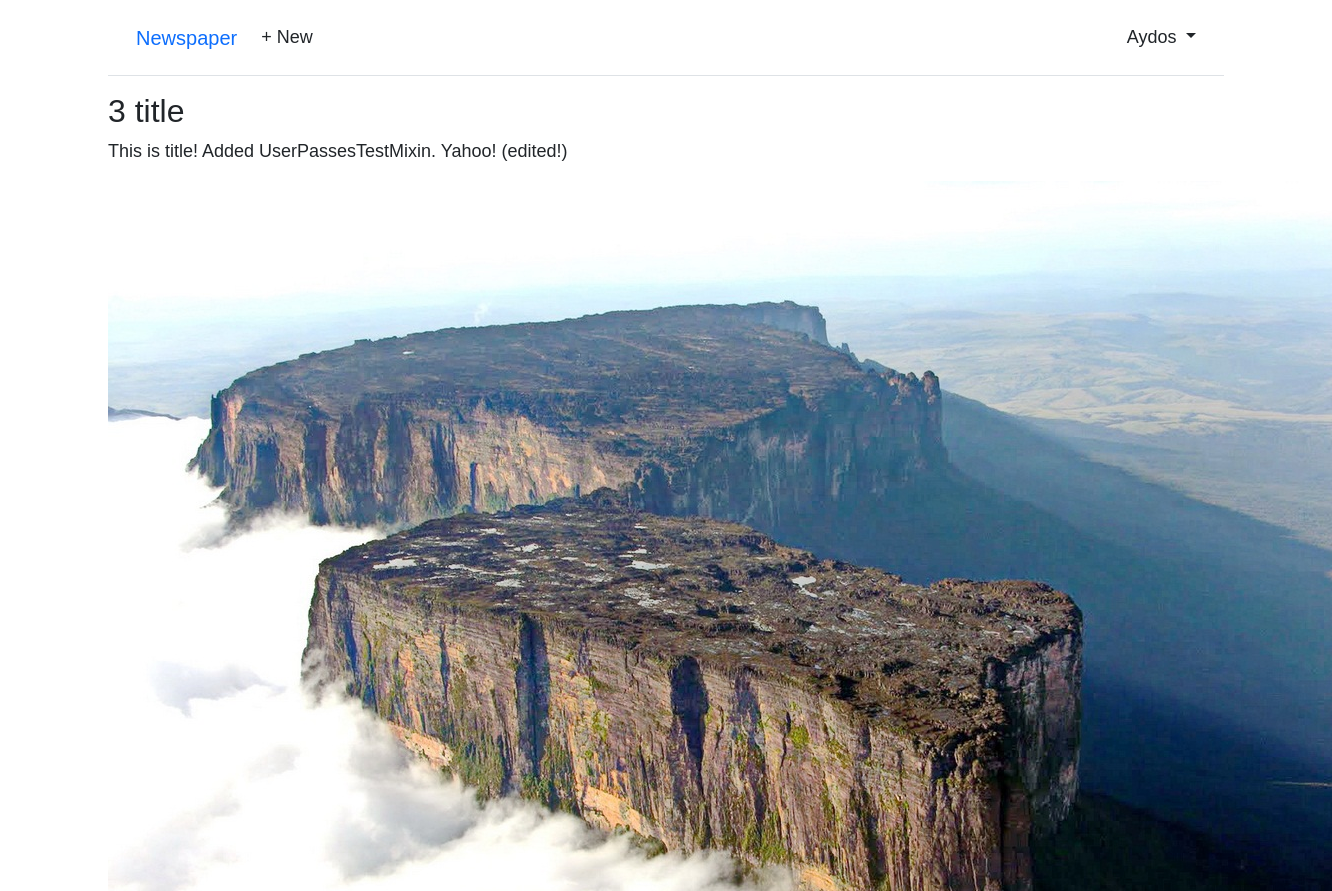
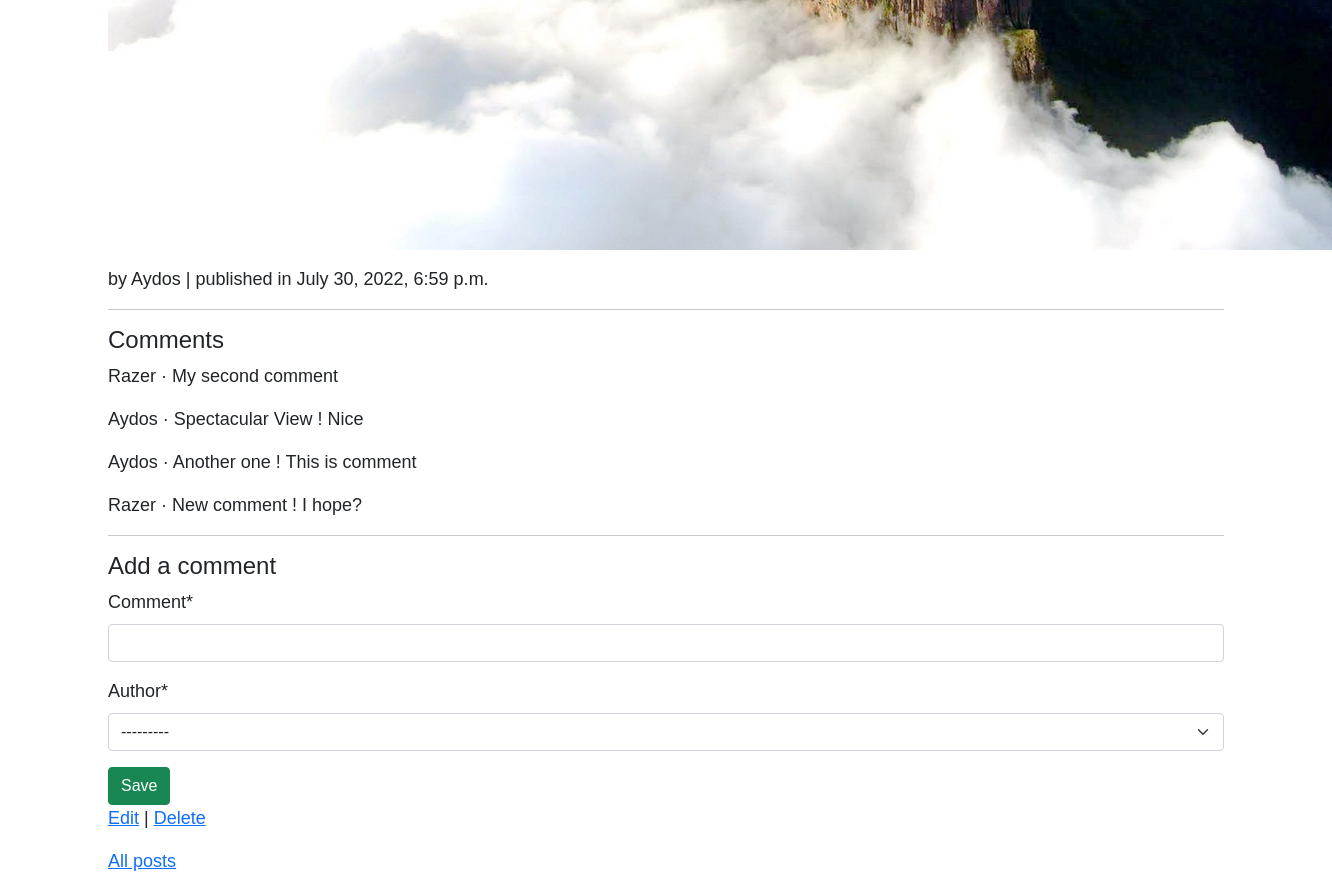
The app's page /posts/6/ (signed in) with its own data (2 pictures, top to bottom).
### accounts/models.py (models this page shows)
class CustomUser(AbstractUser):
    age = models.PositiveIntegerField(null=True, blank=True)
    city = models.CharField(max_length=100)

### posts/models.py (models this page shows, shortened)
class Post(models.Model):
    title = models.CharField(max_length=150)
    body = models.TextField()
    photo = models.ImageField(upload_to='images', blank=True)
    date = models.DateTimeField(auto_now_add=True)
    author = models.ForeignKey(
        settings.AUTH_USER_MODEL,
        on_delete=models.CASCADE,
    )

class Comment(models.Model):
    post = models.ForeignKey(Post, on_delete=models.CASCADE)
    comment = models.CharField(max_length=140)
    author = models.ForeignKey(
        settings.AUTH_USER_MODEL,
        on_delete = models.CASCADE
    )
    def __str__(self):
        return self.comment

### posts/views.py (the view, shortened to what this page needs)
# urls.py: path("<int:pk>/", PostDetailView.as_view(), name="post_detail"),
class PostDetailView(LoginRequiredMixin, View):
    def get(self, request, *args, **kwargs):
        view = CommentGet.as_view()
        return view(request,*args, **kwargs)

### posts/forms.py
class CommentForm(forms.ModelForm):
    class Meta:
        model = Comment
        fields = ('comment', "author")

### posts/views.py (called while the page is built)
    def get_context_data(self, **kwargs):
        context = super().get_context_data(**kwargs)
        context['form'] = CommentForm()
        return context

### templates/post_detail.html (shortened to what this page needs)
{% extends "base.html" %}
{% load crispy_forms_tags %}
{% block content %}
  <h2>{{ post.title }}</h2>
  <p>{{ post.body }}</p>
  <p> <img src="{{ post.photo.url }}" alt="{{ post.title}}"></p>
  <p> by {{ post.author}} | published in {{ post.date }}</p>
  <hr>
  <h4>Comments</h4>
  {% for comment in post.comment_set.all %}
    <p>{{ comment.author }} &middot {{ comment }}</p>
  {% endfor %}
    <hr>
  <h4>Add a comment </h4>
    <form method="post">
      {{ form | crispy }}
      <button type="submit" class="btn btn-success ml-2">Save</button>
    </form>
  <p><a href="{% url 'post_edit' post.pk %}">Edit</a> | <a href="{% url 'post_delete' post.pk %}">Delete</a></p>
  <p><a href="{% url 'post_list' %}">All posts</a></p>
{% endblock content %}

### templates/base.html (shortened to what this page needs)
<!DOCTYPE html>
{% load static %}
<html>
<head>
  <link href="https://cdn.jsdelivr.net/npm/bootstrap@5.1.3/dist/css/bootstrap.min.css" rel="stylesheet">
  <link rel="stylesheet" href="{% static 'css/base.css' %}">
</head>
<body>
  <div class="container">
    <header class="p-3 mb-3 border-bottom">
      <div class="container">
        <div class="d-flex flex-wrap align-items-center justify-content-center
          justify-content-lg-start">
          <a class="navbar-brand" href="{% url 'home' %}">Newspaper</a>
          <ul class="nav col-12 col-lg-auto me-lg-auto mb-2 justify-content-center
            mb-md-0">
          {% if user.is_authenticated %}
            <li><a href="{% url 'post_new' %}" class="nav-link px-2 link-dark">+ New</a></li>
          </ul>
          <div class="dropdown text-end">
            <a href="#" class="d-block link-dark text-decoration-none dropdown-toggle"
              id="dropdownUser1" data-bs-toggle="dropdown" aria-expanded="false">
              {{ user.username }}
            </a>
          </div>
          {% else %}
          </ul>
          <div class="text-end">
            <a href="{% url 'login' %}" class="btn btn-outline-primary me-2">Log In</a>
            <a href="{% url 'signup' %}" class="btn btn-primary">Sign Up</a>
          </div>
          {% endif %}
        </div>
      </div>
    </header>
    <main>
      {% block content %}
      {% endblock content %}
    </main>
  </div>
</body>
</html>

### static/css/base.css (style rules this page uses)
body { font-family: 'Source Sans Pro', sans-serif; font-size: 18px; }
header { border-bottom: 1px solid #999; margin-bottom: 2rem; display: flex; }

### records on screen
CustomUser: username "Aydos"
Post: title "3 title", body "This is title! Added UserPassesTestMixin. Yahoo! (edited!)", photo (picture), author "Aydos", date "July 30, 2022, 6:59 p.m."
Comment: author "Razer", comment "My second comment"
Comment: author "Aydos", comment "Spectacular View ! Nice"
Comment: author "Aydos", comment "Another one ! This is comment"
Comment: author "Razer", comment "New comment ! I hope?"
